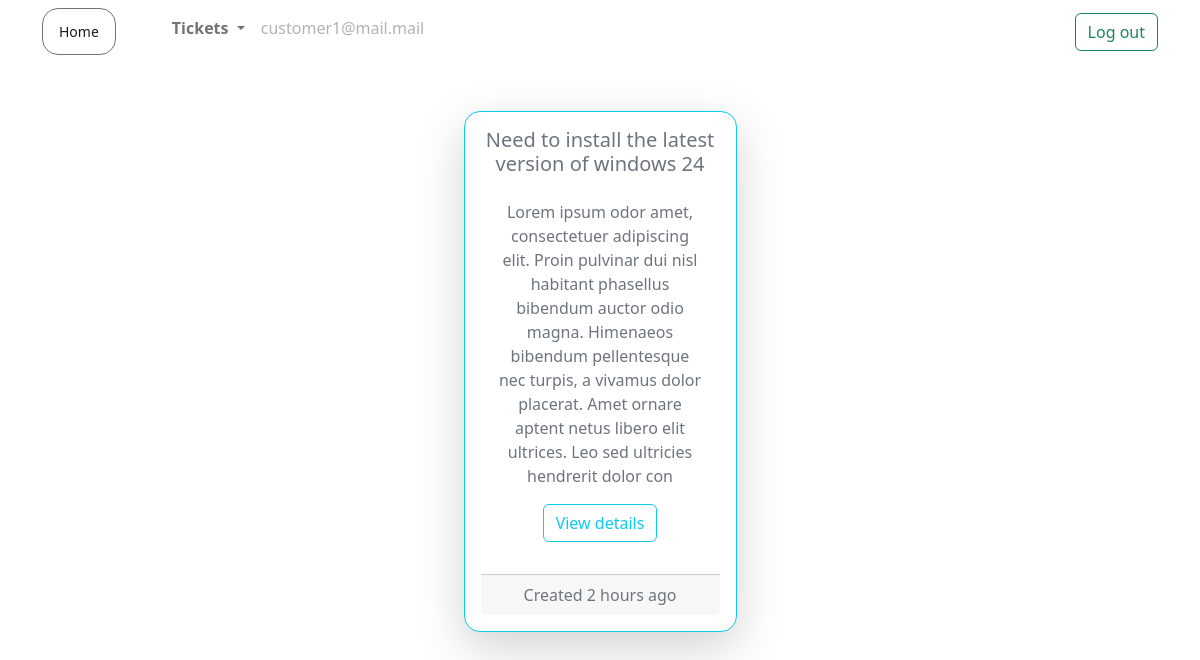
/ticket/customer-active-tickets/ (signed in), run on an earlier commit of the app's database.
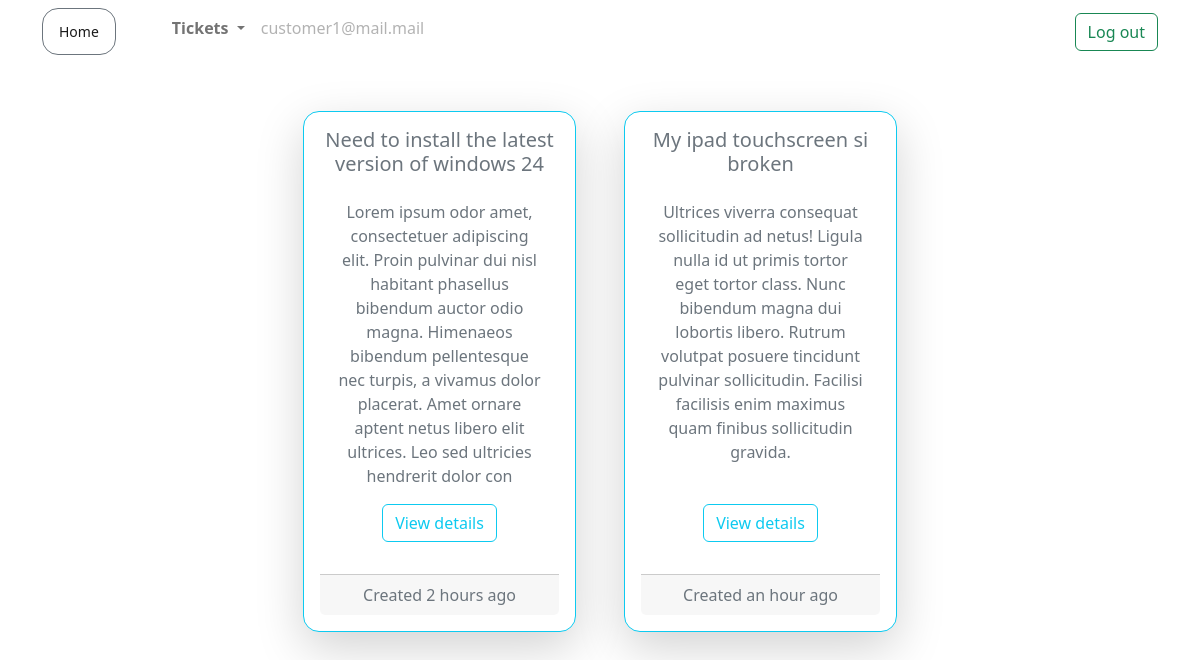
And on a later commit of the database.
### ticket/models.py (models this page shows)
class Ticket(models.Model):
    customer = models.ForeignKey(User, on_delete=models.CASCADE)
    engineer = models.ForeignKey(User, on_delete=models.DO_NOTHING, null=True, blank=True, related_name='engineer')
    ticket_id = models.CharField(max_length=15, unique=True)
    ticket_title = models.CharField(max_length=50)
    ticket_description = models.TextField()
    status = models.CharField(max_length=20, choices=(('Active', 'Active'),('Pending', 'Pending'), ('Resolved','Resolved')))
    created_on = models.DateTimeField(auto_now_add=True)
    last_modified = models.DateTimeField(auto_now=True)
    is_resolved = models.BooleanField(default=False)
    severity = models.CharField(max_length=5, choices=(('A', 'A'), ('B', 'B')), default='B')
    is_assigned_to_engineer = models.BooleanField(default=False)
    resolution = models.TextField(null=True, blank=True)

### ticket/views.py (the view)
# urls.py: path('customer-active-tickets/', views.customer_active_tickets, name='customer-active-tickets'),
@login_required
def customer_active_tickets(request):
    tickets = Ticket.objects.filter(is_resolved =  False,  customer= request.user)
    context = {'tickets': tickets}
    return render(request, 'ticket/customer_active_tickets.html', context)

### templates/ticket/customer_active_tickets.html (shortened to what this page needs)
{% extends 'base.html'%} {%block heading%} {% load humanize %}
{%endblock heading%} {% block content%}
<div class="container d-flex flex-wrap justify-content-center">
    {% for ticket in tickets %}
    <div
        class="card border-info rounded-4 text-center w-25 p-1 m-4 shadow-lg p-3 mb-5 bg-white rounded"
    >
        <div>
            <h5 class="card-title text-secondary">{{ticket.ticket_title}}</h5>
        </div>
        <div class="card-body">
            <p class="card-text text-muted">{{ticket.ticket_description}}</p>
        </div>
        <div class="mb-2">
            <a
                href="{% url 'ticket-details' ticket.ticket_id %}"
                class="btn btn-outline-info"
                >View details</a
            >
        </div>
        <br />
        <div class="card-footer text-muted">
            Created {{ticket.created_on|naturaltime}}
        </div>
    </div>
    {% endfor %}
</div>
{%endblock content%} 411

What changed in the data, as far as the page shows it:
added Ticket: ticket_title "My ipad touchscreen si broken", ticket_description "Ultrices viverra consequat sollicitudin ad netus! Ligula nulla id ut primis tortor eget tortor class. Nunc bibendum magna dui lobortis libero. Rutrum volutpat posuere tincidunt pulvinar sollicitudin. Facilisi facilisis enim maximus quam finibus sollicitudin gravida.", created_on "an hour ago"
